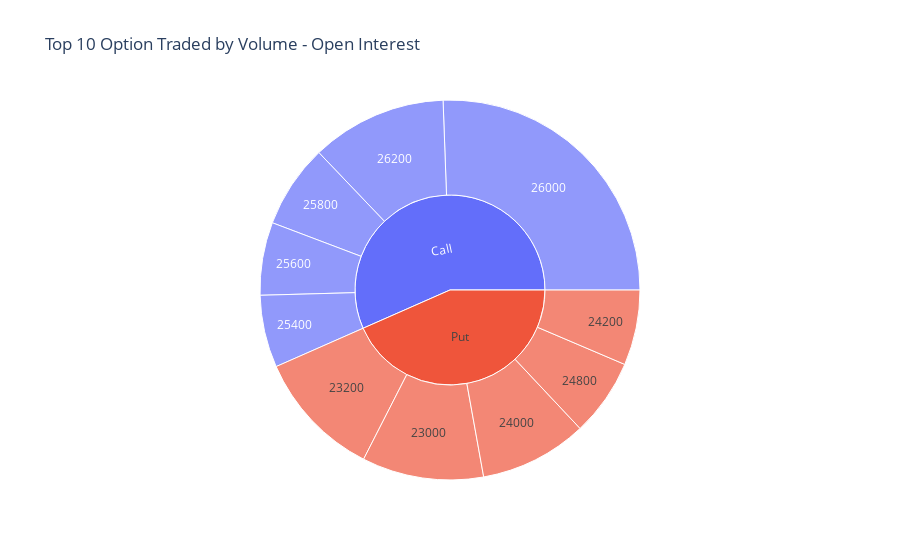

Write notebook code for a chart like this one.
### Code cell
fig = px.sunburst(df_top10, path=['OptionType', 'Strike'], values='OpenInterest', height=600,
                  title='Top 10 Option Traded by Volume - Open Interest' )
fig.show()

### Figure 1 — Plotly figure (JSON) as saved in the notebook; plotly's stock layout.template omitted (floating-point values rounded to 4 significant figures)
{"data": [{"branchvalues": "total", "domain": {"x": [0, 1], "y": [0, 1]}, "hovertemplate": "labels=%{label}<br>OpenInterest=%{value}<br>parent=%{parent}<br>id=%{id}<extra></extra>", "ids": ["Put/23000", "Put/23200", "Put/24000", "Put/24200", "Put/24800", "Call/25400", "Call/25600", "Call/25800", "Call/26000", "Call/26200", "Put", "Call"], "labels": ["23000", "23200", "24000", "24200", "24800", "25400", "25600", "25800", "26000", "26200", "Put", "Call"], "name": "", "parents": ["Put", "Put", "Put", "Put", "Put", "Call", "Call", "Call", "Call", "Call", "", ""], "type": "sunburst", "values": [748.0, 786.0, 662.0, 463.0, 476.0, 445.0, 448.0, 514.0, 1848.0, 834.0, 3135.0, 4089.0]}], "layout": {"autosize": true, "legend": {"tracegroupgap": 0}, "title": {"text": "Top 10 Option Traded by Volume - Open Interest"}}}
